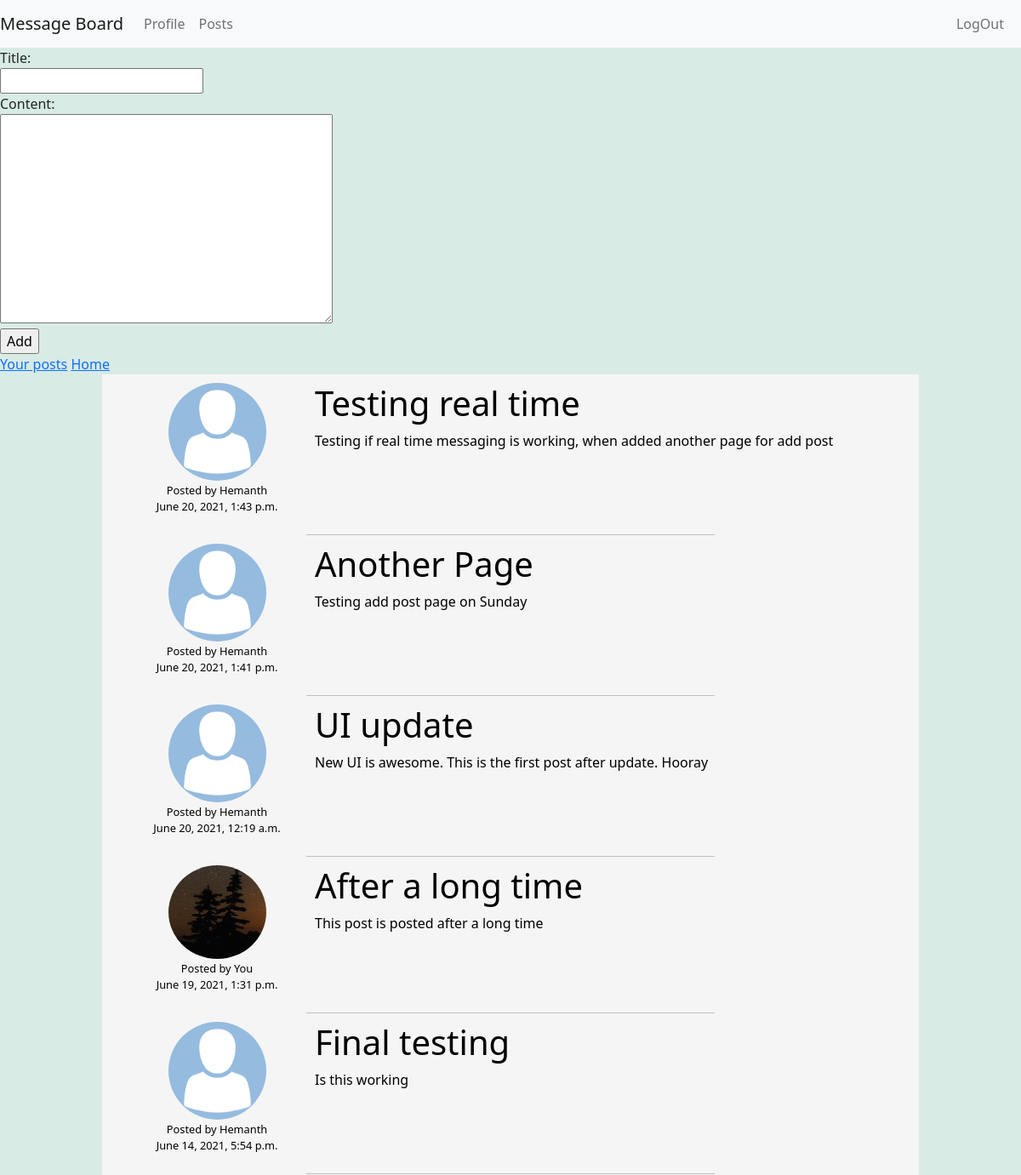
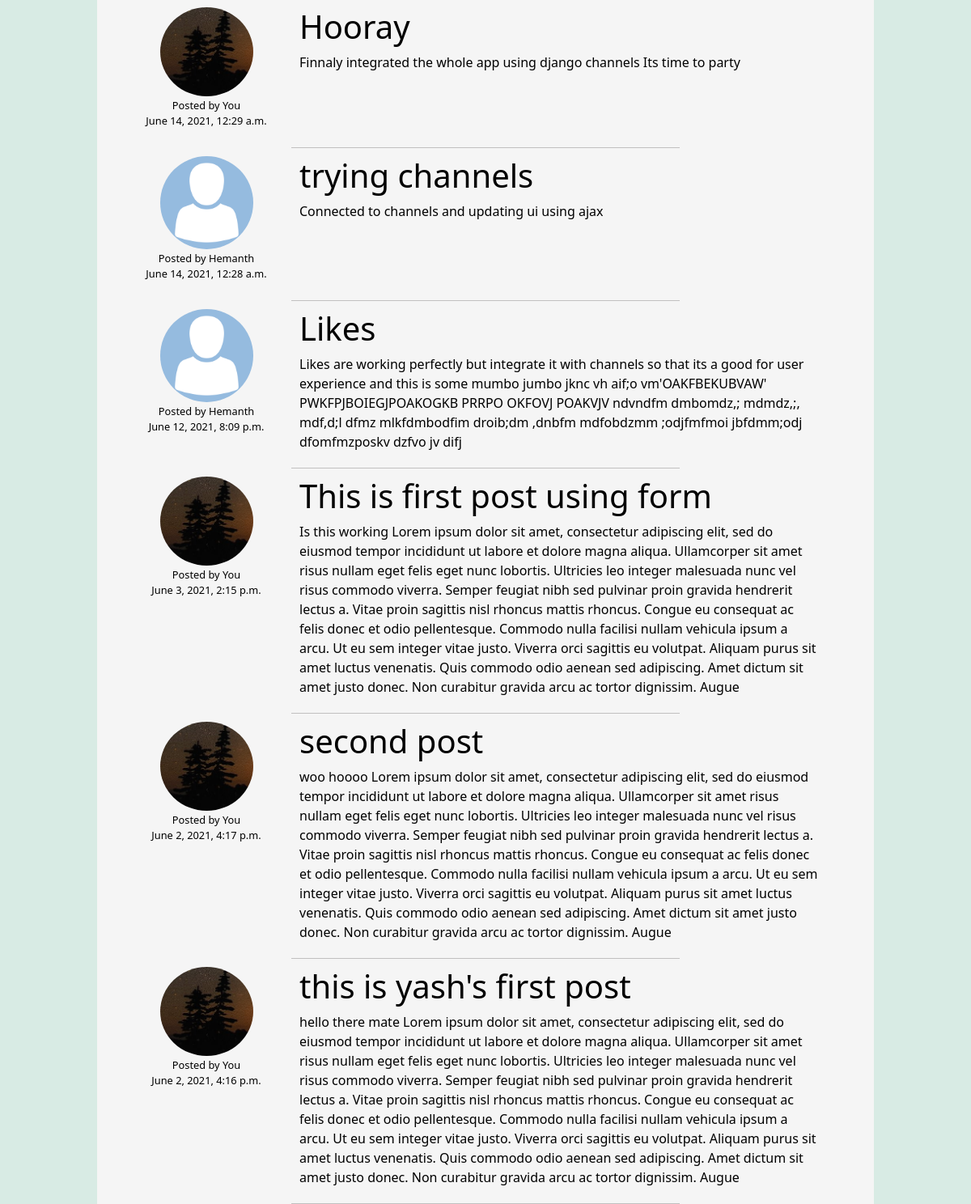
The app's page / (signed in) with its own data (2 pictures, top to bottom).
### post/models.py (models this page shows, shortened)
class Post(models.Model):
    title = models.CharField(max_length = 100)
    content = models.TextField()
    date_posted = models.DateTimeField(default = timezone.now)
    author = models.ForeignKey(User, on_delete = models.CASCADE, related_name="posts")
    liked_users = models.ManyToManyField(User, related_name="liked_posts")

### users/models.py (models this page shows, shortened)
class Profile(models.Model):
    user = models.OneToOneField(User, related_name="profile", on_delete=models.CASCADE)
    profile_pic = models.ImageField(upload_to="profile_pics/", default="avatar.png")
    bio = models.TextField(default="No bio")

### post/views.py (the view)
# urls.py: path("", views.index, name="index"),
@login_required(login_url="users:login")
def index(request):
    posts =  Post.objects.all().order_by("-date_posted")
    form = PostForm()
    return render(request, "post/index.html", {
        "posts" : posts,
        "message": "No posts yet!. Be the first one to post!!",
        "index": True,
        "form" : form
    })

### post/forms.py
class PostForm(ModelForm):
    class Meta:
        model = Post
        fields = ['title', 'content']

### post/templates/post/index.html (shortened to what this page needs)
{% extends "post/layout.html" %}
{% block content %}
    {% if index %}
        <form add="{% url 'post:add_post' %}" method="POST">
            {{form}}
            <input type="submit" value="Add">
        </form>
        <a href="{% url 'post:my_posts' %}">Your posts</a>
        <a href="{% url 'users:index' %}">Home</a>
    {% else %}
        <a href="{% url 'post:index' %}">All Posts</a>
    {% endif %}
    <div class="post-container">
        {% for post in posts %}
            <a href="{% url 'post:view_post' post.id %}" class="post_link">
                <div class="post">
                    <div class="post_user">
                        <img src="{{post.author.profile.profile_pic.url}}" class='post_pic' loading="lazy">
                        <div class="details">
                            <div class="author"> Posted by
                                {% if request.user == post.author %}
                                    You
                                {% else %}
                                    {{ post.author.first_name}}
                                {% endif %}
                            </div>
                            <div class="date"> {{ post.date_posted }} </div>
                        </div>
                    </div>
                    <div class="post_content">
                        <h1 class="title"> {{ post.title }} </h1>
                        <div class="content"> {{ post.content }} </div>
                    </div>
                </div>
            </a>
            <hr style="width:50%; margin: auto; color:rgb(37, 32, 32);">
        {% empty %}
            <div class="empty">
                <h1> {{message}}</h1>
                <a href="{% url 'post:add_post' %}">Add post</a>
            </div>
        {% endfor %}
    </div>
{% endblock %}

### post/static/post/styles.css (style rules this page uses)
* { margin: 0; box-sizing: border-box; }
body, .empty { background-color: #d8ebe4; }
.post, .post-view { display: block; color: black; position: relative; -webkit-margin-collapse: collapse; margin-bottom: 10px; padding: 10px 20px 10px; transition: all 0.3s ease-in-out; }
.post-container { position: relative; margin: 0 10%; background-color: whitesmoke; animation-name: example; animation-duration: 1s; }
.post_link { text-decoration: none; }
label { display: block; }
input { display: block; }
.post_pic { height: 100%; width: 50%; background-size: contain; border-radius: 50%; }
.details, .details-1 { font-weight: 500; font-size: .8em; margin: 1% 0; }
.post_user, .post_content { position: relative; display: inline-block; }
.post_user { width: 25%; text-align: center; }
.post_content { width: 70%; }
.post, .post-view, .comment { display: flex; justify-content:flex-start; align-items: flex-start; flex-wrap: wrap; }

### records on screen
Post: author.profile.profile_pic (placeholder picture), author.first_name "Hemanth", date_posted "June 20, 2021, 1:43 p.m.", title "Testing real time", content "Testing if real time messaging is working, when added another page for add post"
Post: author.profile.profile_pic (placeholder picture), author.first_name "Hemanth", date_posted "June 20, 2021, 1:41 p.m.", title "Another Page", content "Testing add post page on Sunday"
Post: author.profile.profile_pic (placeholder picture), author.first_name "Hemanth", date_posted "June 20, 2021, 12:19 a.m.", title "UI update", content "New UI is awesome. This is the first post after update. Hooray"
Post: author.profile.profile_pic (picture), shows "You", date_posted "June 19, 2021, 1:31 p.m.", title "After a long time", content "This post is posted after a long time"
Post: author.profile.profile_pic (placeholder picture), author.first_name "Hemanth", date_posted "June 14, 2021, 5:54 p.m.", title "Final testing", content "Is this working"
Post: author.profile.profile_pic (picture), shows "You", date_posted "June 14, 2021, 12:29 a.m.", title "Hooray", content "Finnaly integrated the whole app using django channels Its time to party"
Post: author.profile.profile_pic (placeholder picture), author.first_name "Hemanth", date_posted "June 14, 2021, 12:28 a.m.", title "trying channels", content "Connected to channels and updating ui using ajax"
Post: author.profile.profile_pic (placeholder picture), author.first_name "Hemanth", date_posted "June 12, 2021, 8:09 p.m.", title "Likes", content "Likes are working perfectly but integrate it with channels so that its a good for user experience and this is some mumbo jumbo jknc vh aif;o vm'OAKFBEKUBVAW' PWKFPJBOIEGJPOAKOGKB PRRPO OKFOVJ POAKVJV ndvndfm dmbomdz,; mdmdz,;, mdf,d;l dfmz mlkfdmbodfim droib;dm ,dnbfm mdfobdzmm ;odjfmfmoi jbfdmm;odj dfomfmzposkv dzfvo jv difj"
Post: author.profile.profile_pic (picture), shows "You", date_posted "June 3, 2021, 2:15 p.m.", title "This is first post using form", content "Is this working Lorem ipsum dolor sit amet, consectetur adipiscing elit, sed do eiusmod tempor incididunt ut labore et dolore magna aliqua. Ullamcorper sit amet risus nullam eget felis eget nunc lobortis. Ultricies leo integer malesuada nunc vel risus commodo viverra. Semper feugiat nibh sed pulvinar proin gravida hendrerit lectus a. Vitae proin sagittis nisl rhoncus mattis rhoncus. Congue eu consequat ac felis donec et odio pellentesque. Commodo nulla facilisi nullam vehicula ipsum a arcu. Ut eu sem integer vitae justo. Viverra orci sagittis eu volutpat. Aliquam purus sit amet luctus venenatis. Quis commodo odio aenean sed adipiscing. Amet dictum sit amet justo donec. Non curabitur gravida…"
Post: author.profile.profile_pic (picture), shows "You", date_posted "June 2, 2021, 4:17 p.m.", title "second post", content "woo hoooo Lorem ipsum dolor sit amet, consectetur adipiscing elit, sed do eiusmod tempor incididunt ut labore et dolore magna aliqua. Ullamcorper sit amet risus nullam eget felis eget nunc lobortis. Ultricies leo integer malesuada nunc vel risus commodo viverra. Semper feugiat nibh sed pulvinar proin gravida hendrerit lectus a. Vitae proin sagittis nisl rhoncus mattis rhoncus. Congue eu consequat ac felis donec et odio pellentesque. Commodo nulla facilisi nullam vehicula ipsum a arcu. Ut eu sem integer vitae justo. Viverra orci sagittis eu volutpat. Aliquam purus sit amet luctus venenatis. Quis commodo odio aenean sed adipiscing. Amet dictum sit amet justo donec. Non curabitur gravida arcu…"
Post: author.profile.profile_pic (picture), shows "You", date_posted "June 2, 2021, 4:16 p.m.", title "this is yash's first post", content "hello there mate Lorem ipsum dolor sit amet, consectetur adipiscing elit, sed do eiusmod tempor incididunt ut labore et dolore magna aliqua. Ullamcorper sit amet risus nullam eget felis eget nunc lobortis. Ultricies leo integer malesuada nunc vel risus commodo viverra. Semper feugiat nibh sed pulvinar proin gravida hendrerit lectus a. Vitae proin sagittis nisl rhoncus mattis rhoncus. Congue eu consequat ac felis donec et odio pellentesque. Commodo nulla facilisi nullam vehicula ipsum a arcu. Ut eu sem integer vitae justo. Viverra orci sagittis eu volutpat. Aliquam purus sit amet luctus venenatis. Quis commodo odio aenean sed adipiscing. Amet dictum sit amet justo donec. Non curabitur…"
